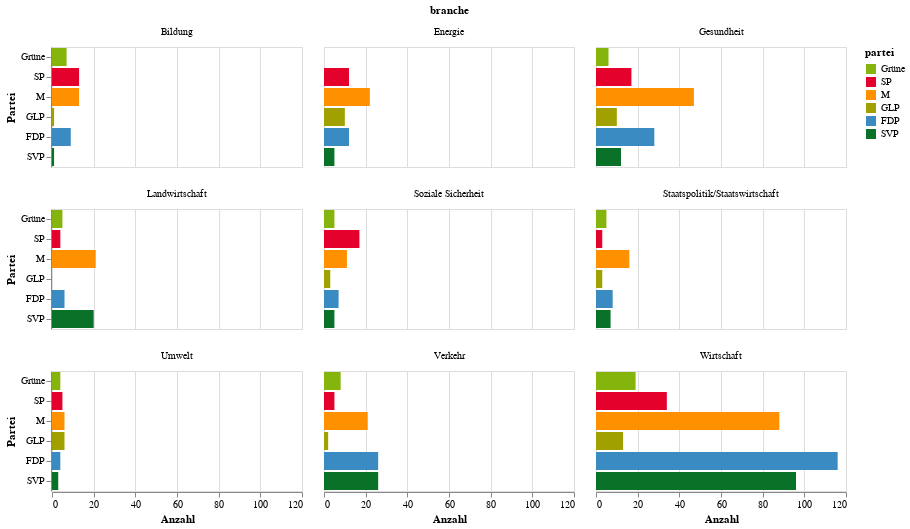

Write notebook code for a chart like this one.
### Code cell
source = duckdb.query('''
    select branche, partei, farbcode, count(1) count
    from df
    where partei in (select partei from df group by partei having count(1) >= 10)
    and branche in (select branche from df group by branche order by count(1) desc limit 9)
    group by 1, 2, 3
''').to_df()

alt.Chart(source).mark_bar().encode(
    x=alt.X('count', title='Anzahl'),
    y=alt.Y('partei', sort=['Grüne','SP','M','GLP','FDP','SVP'], title='Partei'),
    color=alt.Color('partei', scale=alt.Scale(domain=['Grüne','SP','M','GLP','FDP','SVP'], range=['#85B50C','#E4022D','#FF9100','#A0A000','#3A8BC1','#0A7228',])),
).properties(
    width=250
).facet(
    facet='branche',
    columns=3
)

### Figure 1 — Vega-Lite specification as saved in the notebook (floating-point values rounded to 4 significant figures)
{"config": {"view": {"continuousWidth": 400, "continuousHeight": 300}}, "data": {"name": "data-3f997d429c3cc3411147f5de446b7ace"}, "facet": {"field": "branche", "type": "nominal"}, "spec": {"mark": "bar", "encoding": {"color": {"field": "partei", "scale": {"domain": ["Grüne", "SP", "M", "GLP", "FDP", "SVP"], "range": ["#85B50C", "#E4022D", "#FF9100", "#A0A000", "#3A8BC1", "#0A7228"]}, "type": "nominal"}, "x": {"field": "count", "title": "Anzahl", "type": "quantitative"}, "y": {"field": "partei", "sort": ["Grüne", "SP", "M", "GLP", "FDP", "SVP"], "title": "Partei", "type": "nominal"}}, "width": 250}, "columns": 3, "$schema": "https://vega.github.io/schema/vega-lite/v4.17.0.json", "datasets": {"data-3f997d429c3cc3411147f5de446b7ace": [{"branche": "Bildung", "partei": "Grüne", "farbcode": "#07F61E", "count": 7}, {"branche": "Bildung", "partei": "M", "farbcode": "#FF9B03", "count": 13}, {"branche": "Bildung", "partei": "FDP", "farbcode": "#0A4BD6", "count": 9}, {"branche": "Bildung", "partei": "SP", "farbcode": "#FF0505", "count": 13}, {"branche": "Bildung", "partei": "SVP", "farbcode": "#0A7D3A", "count": 1}, {"branche": "Bildung", "partei": "GLP", "farbcode": "#88487F", "count": 1}, {"branche": "Energie", "partei": "SP", "farbcode": "#FF0505", "count": 12}, {"branche": "Energie", "partei": "GLP", "farbcode": "#88487F", "count": 10}, {"branche": "Energie", "partei": "M", "farbcode": "#FF9B03", "count": 22}, {"branche": "Energie", "partei": "FDP", "farbcode": "#0A4BD6", "count": 12}, {"branche": "Energie", "partei": "SVP", "farbcode": "#0A7D3A", "count": 5}, {"branche": "Gesundheit", "partei": "GLP", "farbcode": "#88487F", "count": 10}, {"branche": "Gesundheit", "partei": "M", "farbcode": "#FF9B03", "count": 47}, {"branche": "Gesundheit", "partei": "FDP", "farbcode": "#0A4BD6", "count": 28}, {"branche": "Gesundheit", "partei": "SP", "farbcode": "#FF0505", "count": 17}, {"branche": "Gesundheit", "partei": "SVP", "farbcode": "#0A7D3A", "count": 12}, {"branche": "Gesundheit", "partei": "Grüne", "farbcode": "#07F61E", "count": 6}, {"branche": "Landwirtschaft", "partei": "SP", "farbcode": "#FF0505", "count": 4}, {"branche": "Landwirtschaft", "partei": "FDP", "farbcode": "#0A4BD6", "count": 6}, {"branche": "Landwirtschaft", "partei": "Grüne", "farbcode": "#07F61E", "count": 5}, {"branche": "Landwirtschaft", "partei": "SVP", "farbcode": "#0A7D3A", "count": 20}, {"branche": "Soziale Sicherheit", "partei": "Grüne", "farbcode": "#07F61E", "count": 5}, {"branche": "Soziale Sicherheit", "partei": "M", "farbcode": "#FF9B03", "count": 11}, {"branche": "Soziale Sicherheit", "partei": "FDP", "farbcode": "#0A4BD6", "count": 7}, {"branche": "Soziale Sicherheit", "partei": "SP", "farbcode": "#FF0505", "count": 17}, {"branche": "Soziale Sicherheit", "partei": "SVP", "farbcode": "#0A7D3A", "count": 5}, {"branche": "Soziale Sicherheit", "partei": "GLP", "farbcode": "#88487F", "count": 3}, {"branche": "Staatspolitik/Staatswirtschaft", "partei": "SVP", "farbcode": "#0A7D3A", "count": 7}, {"branche": "Staatspolitik/Staatswirtschaft", "partei": "Grüne", "farbcode": "#07F61E", "count": 5}, {"branche": "Staatspolitik/Staatswirtschaft", "partei": "M", "farbcode": "#FF9B03", "count": 16}, {"branche": "Staatspolitik/Staatswirtschaft", "partei": "GLP", "farbcode": "#88487F", "count": 3}, {"branche": "Staatspolitik/Staatswirtschaft", "partei": "FDP", "farbcode": "#0A4BD6", "count": 8}, {"branche": "Staatspolitik/Staatswirtschaft", "partei": "SP", "farbcode": "#FF0505", "count": 3}, {"branche": "Umwelt", "partei": "Grüne", "farbcode": "#07F61E", "count": 4}, {"branche": "Umwelt", "partei": "M", "farbcode": "#FF9B03", "count": 6}, {"branche": "Umwelt", "partei": "FDP", "farbcode": "#0A4BD6", "count": 4}, {"branche": "Umwelt", "partei": "SP", "farbcode": "#FF0505", "count": 5}, {"branche": "Umwelt", "partei": "SVP", "farbcode": "#0A7D3A", "count": 3}, {"branche": "Umwelt", "partei": "GLP", "farbcode": "#88487F", "count": 6}, {"branche": "Verkehr", "partei": "GLP", "farbcode": "#88487F", "count": 2}, {"branche": "Verkehr", "partei": "M", "farbcode": "#FF9B03", "count": 21}, {"branche": "Verkehr", "partei": "FDP", "farbcode": "#0A4BD6", "count": 26}, {"branche": "Verkehr", "partei": "SVP", "farbcode": "#0A7D3A", "count": 26}, {"branche": "Verkehr", "partei": "Grüne", "farbcode": "#07F61E", "count": 8}, {"branche": "Verkehr", "partei": "SP", "farbcode": "#FF0505", "count": 5}, {"branche": "Wirtschaft", "partei": "M", "farbcode": "#FF9B03", "count": 88}, {"branche": "Wirtschaft", "partei": "FDP", "farbcode": "#0A4BD6", "count": 116}, {"branche": "Wirtschaft", "partei": "SP", "farbcode": "#FF0505", "count": 34}, {"branche": "Wirtschaft", "partei": "SVP", "farbcode": "#0A7D3A", "count": 96}, {"branche": "Wirtschaft", "partei": "Grüne", "farbcode": "#07F61E", "count": 19}, {"branche": "Wirtschaft", "partei": "GLP", "farbcode": "#88487F", "count": 13}, {"branche": "Landwirtschaft", "partei": "M", "farbcode": "#FF9B03", "count": 21}]}}
